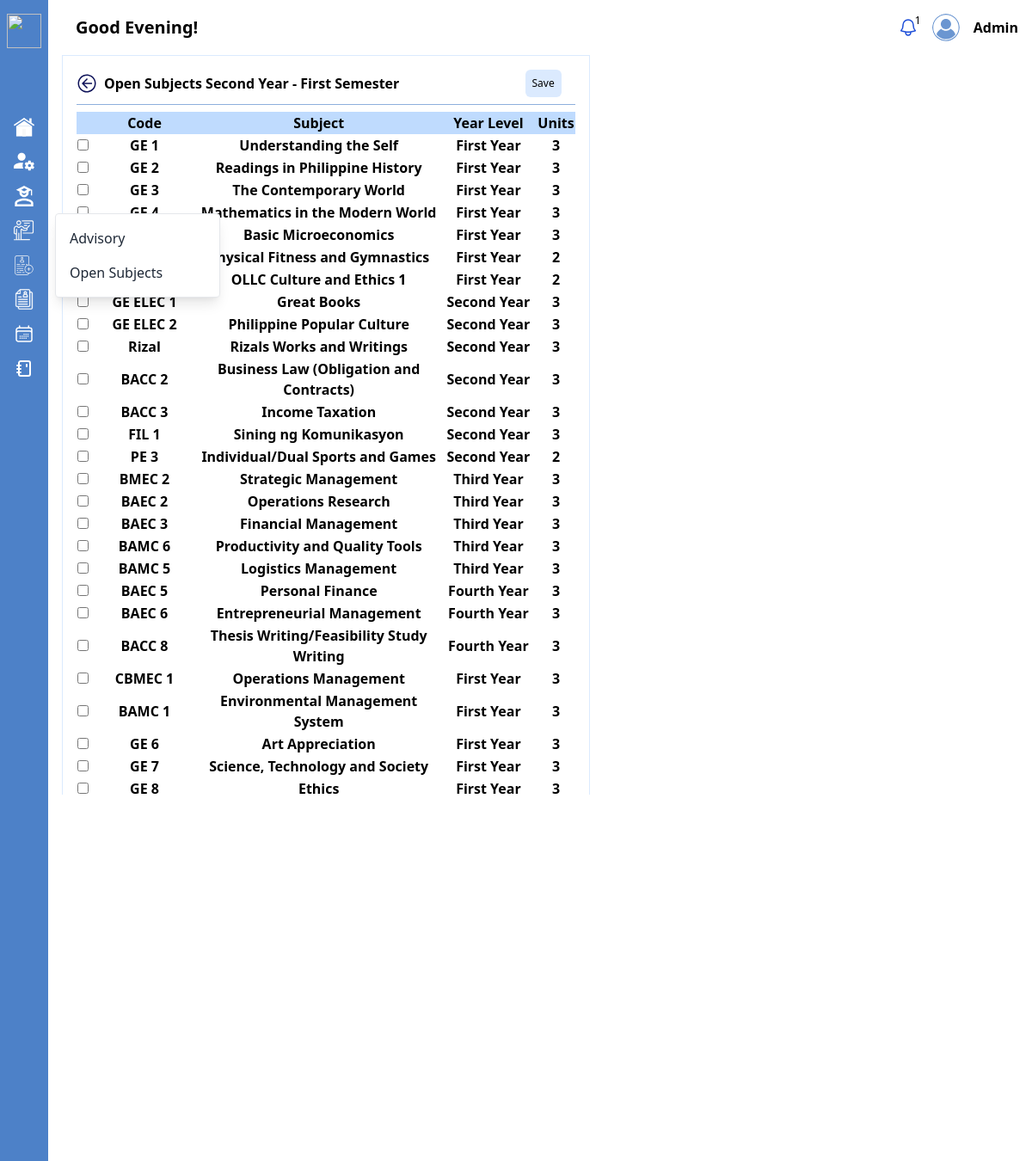
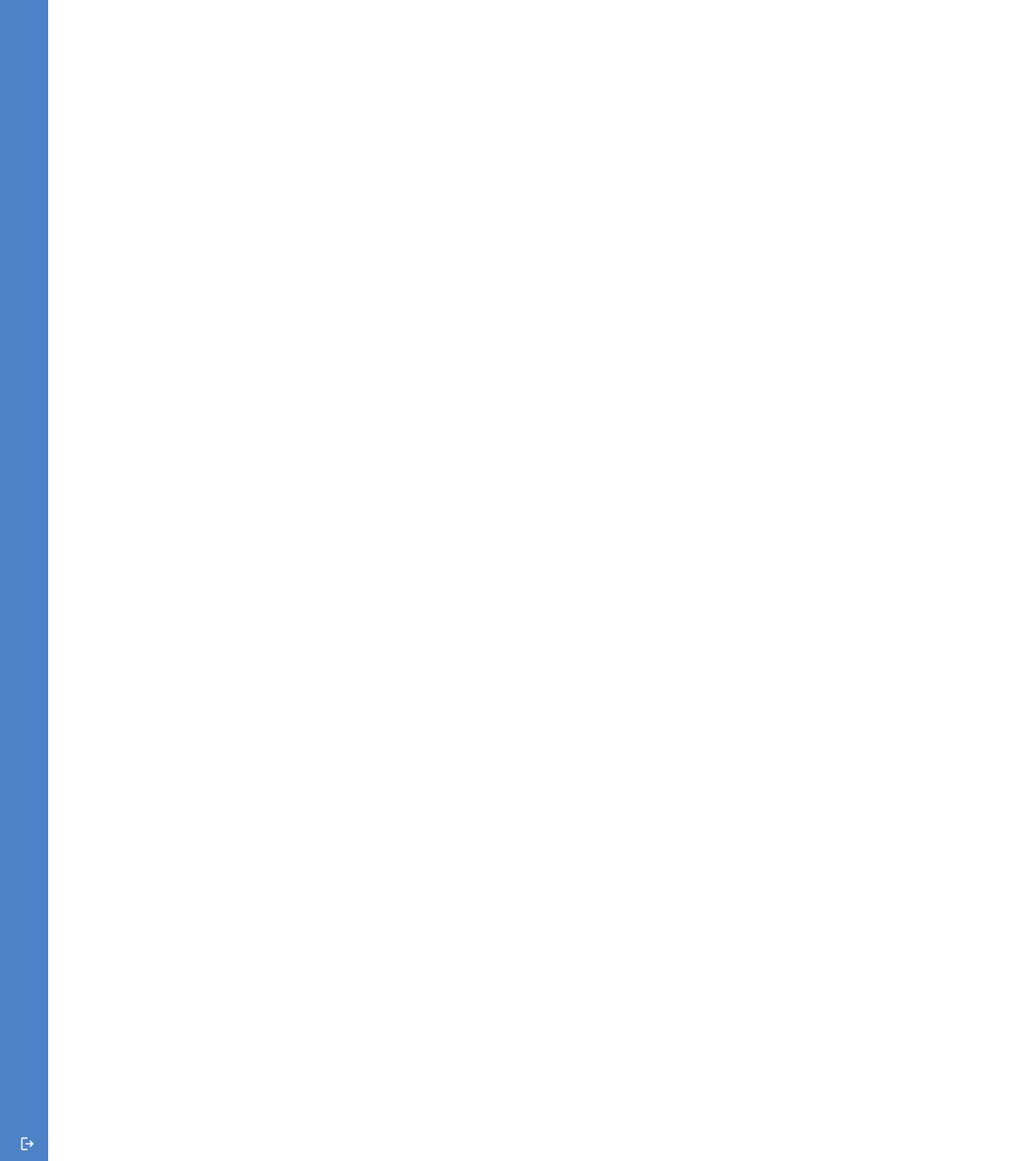
Screenshot of /admin/bsba-second-year-first-semester.php (signed in) with the database file from the repository (2 pictures, top to bottom).
### tables this page shows
CREATE TABLE `subjects` (
  `subject_id` int(11) NOT NULL,
  `name` varchar(255) NOT NULL,
  `code` varchar(255) NOT NULL,
  `unit` varchar(255) NOT NULL,
  `course_id` int(11) NOT NULL,
  `semester_tbl_id` int(11) NOT NULL,
  `year_level_id` int(11) NOT NULL,
  `legend` int(11) NOT NULL
);

CREATE TABLE `year_level` (
  `year_level_id` int(11) NOT NULL,
  `year_level` varchar(255) DEFAULT NULL
);

### admin/bsba-second-year-first-semester.php (the view, shortened to what this page needs)
<?php
include '../php/conn.php';
$sql = "SELECT s.*, c.course_name, yl.year_level, st.semester
    FROM subjects s
    JOIN course c ON s.course_id = c.course_id
    JOIN semester_tbl st ON s.semester_tbl_id = st.semester_tbl_id
    JOIN year_level yl ON s.year_level_id = yl.year_level_id
    WHERE c.course_id = 3";
$result = mysqli_query($conn, $sql);
?>
<!DOCTYPE html>
<html lang="en">
<head>
    <link href="https://cdn.jsdelivr.net/npm/tailwindcss@2.2.19/dist/tailwind.min.css" rel="stylesheet">
</head>
<body class="font-[roboto-serif]">
    <div class="flex justify-start">
        <div>
            <?php include './sidebar.php'; ?>
        </div>
        <div class="w-full py-4 px-4">
            <div>
                <?php include './topbar.php'; ?>
            </div>
            <form action="<?php echo htmlspecialchars($_SERVER["PHP_SELF"]); ?>" method="post">
                <div class="mt-4 table-container overflow-y-auto" style="height: 860px; width:fit-content">
                    <div class="w-full bg-white p-4 border border-blue-100 gap-2 font-semibold">
                        <div class="flex justify-between items-center">
                            <div class="flex justify-start items-center gap-2">
                                <a href="./manage-subject.php" aria-label="Go back" id="goBackButton">
                                    <img src="../assets/svg/back.svg" style="width: 24px; height: 24px; transition: width 0.3s, height 0.3s;" alt="Go back">
                                </a>
                                <span>
                                    Open Subjects Second Year - First Semester
                                </span>
                            </div>
                            <div class="flex items-center justify-between px-4 gap-4">
                                <div class="flex items-center justify-center gap-4">
                                    <button class="p-2 bg-blue-100 rounded-md text-xs text-black hover:text-white hover:bg-blue-600" type="submit" name="saveSubjects">Save</button>
                                </div>
                            </div>
                        </div>
                        <hr class="w-full h-px my-2 border-0 dark:bg-gray-700" style="background-color: #8EAFDC;">
                        <table>
                            <thead>
                                <tr class="justify-between bg-blue-200">
                                    <td style="width: 3%;" class="text-center"></td>
                                    <td style="width: 22%;" class="text-center">Code</td>
                                    <td style="width: 50%;" class="text-center">Subject</td>
                                    <td style="width: 20%;" class="text-center">Year Level</td>
                                    <td style="width: 5%;" class="text-center">Units</td>
                                </tr>
                            </thead>
                            <tbody>
                                <?php if ($result && mysqli_num_rows($result) > 0) : ?>
                                    <?php while ($row = mysqli_fetch_assoc($result)) : ?>
                                        <tr>
                                            <td class=""><input type="checkbox" name="selected_subjects[]" value="<?php echo $row['subject_id']; ?>"></td>
                                            <td class="text-center"><?php echo $row['code']; ?></td>
                                            <td class="text-center"><?php echo $row['name']; ?></td>
                                            <td class="text-center"><?php echo $row['year_level']; ?></td>
                                            <td class="text-center"><?php echo $row['unit']; ?></td>
                                        </tr>
                                    <?php endwhile; ?>
                                <?php else : ?>
                                    <tr>
                                        <td colspan="4" class="text-center">No subjects found</td>
                                    </tr>
                                <?php endif; ?>
                            </tbody>
                        </table>
                    </div>
                </div>
            </form>
        </div>
    </div>
</body>
</html>

### rows the page displays
subjects: code "GE 1", name "Understanding the Self", year_level.year_level "First Year", unit "3"
subjects: code "GE 2", name "Readings in Philippine History", year_level.year_level "First Year", unit "3"
subjects: code "GE 3", name "The Contemporary World", year_level.year_level "First Year", unit "3"
subjects: code "GE 4", name "Mathematics in the Modern World", year_level.year_level "First Year", unit "3"
subjects: name "Basic Microeconomics", year_level.year_level "First Year", unit "3"
subjects: name "Physical Fitness and Gymnastics", year_level.year_level "First Year", unit "2"
subjects: name "OLLC Culture and Ethics 1", year_level.year_level "First Year", unit "2"
subjects: code "GE ELEC 1", name "Great Books", year_level.year_level "Second Year", unit "3"
subjects: code "GE ELEC 2", name "Philippine Popular Culture", year_level.year_level "Second Year", unit "3"
subjects: code "Rizal", name "Rizals Works and Writings", year_level.year_level "Second Year", unit "3"
subjects: code "BACC 2", name "Business Law (Obligation and Contracts)", year_level.year_level "Second Year", unit "3"
subjects: code "BACC 3", name "Income Taxation", year_level.year_level "Second Year", unit "3"
subjects: code "FIL 1", name "Sining ng Komunikasyon", year_level.year_level "Second Year", unit "3"
subjects: code "PE 3", name "Individual/Dual Sports and Games", year_level.year_level "Second Year", unit "2"
subjects: code "BMEC 2", name "Strategic Management", year_level.year_level "Third Year", unit "3"
subjects: code "BAEC 2", name "Operations Research", year_level.year_level "Third Year", unit "3"
subjects: code "BAEC 3", name "Financial Management", year_level.year_level "Third Year", unit "3"
subjects: code "BAMC 6", name "Productivity and Quality Tools", year_level.year_level "Third Year", unit "3"
subjects: code "BAMC 5", name "Logistics Management", year_level.year_level "Third Year", unit "3"
subjects: code "BAEC 5", name "Personal Finance", year_level.year_level "Fourth Year", unit "3"
subjects: code "BAEC 6", name "Entrepreneurial Management", year_level.year_level "Fourth Year", unit "3"
subjects: code "BACC 8", name "Thesis Writing/Feasibility Study Writing", year_level.year_level "Fourth Year", unit "3"
subjects: code "CBMEC 1", name "Operations Management", year_level.year_level "First Year", unit "3"
subjects: code "BAMC 1", name "Environmental Management System", year_level.year_level "First Year", unit "3"
subjects: code "GE 6", name "Art Appreciation", year_level.year_level "First Year", unit "3"
subjects: code "GE 7", name "Science, Technology and Society", year_level.year_level "First Year", unit "3"
subjects: code "GE 8", name "Ethics", year_level.year_level "First Year", unit "3"

### other values shown
getGreeting() "Good Evening!"
$formattedUsername "Admin"
